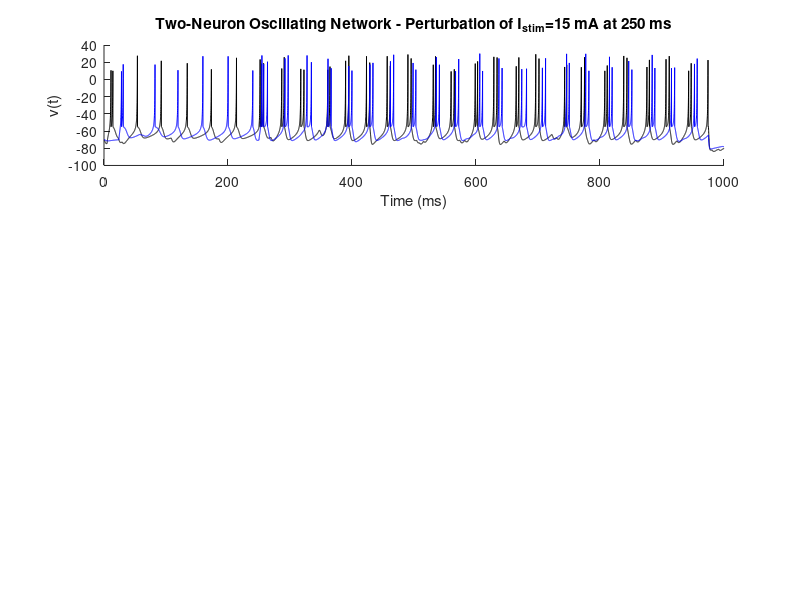

Write MATLAB code to recreate this figure. (Note: this script raises an error after producing the figure.)
clear; clc
format short g

% Initialize Parameters
% Time (ms)
dt = 0.1;
tstop = 1000;
tvec = 0:dt:tstop;
delay = 5;

% Istim
Istim = zeros(1,length(tvec));
Istim(5/dt+1:end) = 8;
Istim((tstop-100)/dt+1:end)= 0;

% ODE parameters
a = 0.02; % time scale of recovery variable u
b = 0.2; % sensitivity of recovery variable u to subthreshold fluctuations of membrane potential v
c = -55; % after-spike reset value of membrane potential v caused by fast high-threshold K+ conductances
d = 4; % after-spike reset of recovery variable u caused by slow high-threshold Na+ and K+ conductances
v0 = -70;
u = b * v0;

%% ----------------- PART 6: PERTURBATION OF THE SYSTEM -------------------
% Perturbation 1
u = b * c * ones (1,2);
% Iterate through time loop
v = repmat([c zeros(1,length(tvec)-1)],[1 2]);
ps = @(t,pmax,taus) pmax*t.*exp(1-t/taus)/taus;

count = 1;
for var2 = 4
    for var3 = 3
        pmax = [var2 1];
        taus = [var3 5];
        Ps = [ps(tvec,pmax(1),taus(1)); ps(tvec,pmax(2),taus(2))];
        Ps(Ps<0) = 0;
        
        for var1=19
            clear v u Istim
            v = [repmat(v0,[1,2]); zeros(numel(tvec)-1,2)];
            u = ones(1,2) * (b * v0);
            
            Ps = [ps(tvec,pmax(1),taus(1)); ps(tvec,pmax(2),taus(2))];
            Ps(Ps<0) = 0;
            
            Istim = zeros(2,length(tvec));
            Istim(1,5/dt+1:end) = 8;
            Istim(2,(5+var1)/dt+1:end) = 8;
            Istim(:,250/dt+1:end) = 15; % add perturbation
            Istim(:,(tstop-25)/dt+1:end) = 0;
            
            for k = 2:length(tvec)
                v(k,1) = v(k-1,1) + dt*(0.04*v(k-1,1)^2+5*v(k-1,1)+140-u(1)+Istim(1,k)-Ps(1,k));
                v(k,2) = v(k-1,2) + dt*(0.04*v(k-1,2)^2+5*v(k-1,2)+140-u(2)+Istim(2,k)-Ps(2,k));
                
                u(1) = u(1) + dt*a*(b*v(k-1,1) - u(1));
                u(2) = u(2) + dt*a*(b*v(k-1,2) - u(2));
                
                % AP spike on Neuron 1
                if v(k,1) >= 30
                    v(k,1) = c;
                    u(1) = u(1) + d;
                    newPS = ps(tvec-tvec(k),pmax(1),taus(1));
                    newPS(newPS<0) = 0;
                    Ps(1,k:end) = Ps(1,k:end) + newPS(1:length(Ps(1,k:end)));
                    clear newPS
                end
                
                % AP spike on Neuron 2
                if v(k,2) >= 30
                    v(k,2) = c;
                    u(2) = u(2) + d;
                    newPS = ps(tvec-tvec(k),pmax(2),taus(2));
                    newPS(newPS<0) = 0;
                    Ps(2,k:end) = Ps(2,k:end) + newPS(1:length(Ps(2,k:end)));
                    clear newPS
                end
                
                %     if mod(k,25)==0; fprintf([num2str(k),'\n']); end
            end
            
            % Plot Figure
            figure(4); clf; hold on
            subplot(3,1,1); hold on
            plot(tvec,v(:,1),'k')
            plot(tvec,v(:,2),'b')
            %         vline(30)
            %         vline(122)
            xlabel('Time (ms)'); ylabel('v(t)')
            title(['Two-Neuron Oscillating Network - Perturbation of I_{stim}=15 mA at 250 ms'])
            setfont; axis tight;
            
            subplot(3,1,2); hold on
            plot(tvec,Istim)
            xlabel('Time (ms)'); ylabel('I_{stim}(t)')
            setfont; axis([0 max(tvec) 0 1.1*max(max(Istim))]);
            
            subplot(3,1,3); hold on
            plot(tvec,Ps(1,:),'k')
            plot(tvec,Ps(2,:),'b')
            xlabel('Time (ms)'); ylabel('P_s(t)')
            legend('Neuron 1','Neuron 2')
            setfont; axis tight;
            print -dpng bme515_hw1_part6_1.png
            
            %             fprintf(sprintf('%g %g %g \n',var1, var2, var3))
            %             keyboard
            %% -------------- QUANTIFICATION OF THE OSCILLATION ---------------
            timeBlock = [25/dt : (tstop-25)/dt];
            [pks1,locs1] = findpeaks(v(timeBlock,1),'minpeakheight',0);
            [pks2,locs2] = findpeaks(v(timeBlock,2),'minpeakheight',0);
            
            for k = 1:floor(length(locs1)/2)-1
                period1(k) = (timeBlock(locs1(2*(k+1)-1))-timeBlock(locs1(2*k-1))) * dt *1e-3; % ms -> s
                %     fprintf(sprintf('Neuron 1: period of %g ms\n',period1(k)))
            end
            
            for k = 1:floor(length(locs2)/2)-1
                period2(k) = (timeBlock(locs2(2*(k+1)-1))-timeBlock(locs2(2*k-1))) * dt * 1e-3; % ms -> s
                %     fprintf(sprintf('Neuron 2: period of %g ms\n',period2(k)))
            end
            
            % fprintf(sprintf('Neuron 1: mean period of %g ms\n',mean(period1(:))))
            % fprintf(sprintf('Neuron 2: mean period of %g ms\n',mean(period2(:))))
            
            
            % Phase Offset
            avgFreq = 1 ./ [mean(period1*1e-3) mean(period2*1e-3)];
            timeloc = [1:min(length(period1),length(period2))];
            for k = 1:length(timeloc)
                timeDifference(k) = [locs1(timeloc(k)) - locs2(timeloc(k))] * dt * 1e-3;
            end
            
            for k = 1:length(timeloc)
                offset(k) = [timeDifference(k)/period2(k)] * 360;
            end
            
            fprintf(sprintf('%2.2f \n', sum(sqrt((offset-180).^2)) ))
            cost(count,:) = [var1 var2 var3 sum(sqrt((offset-180).^2)) ];
            count=count+1;
        end
    end
end

% Perturbation 2
u = b * c * ones (1,2);
% Iterate through time loop
v = repmat([c zeros(1,length(tvec)-1)],[1 2]);
ps = @(t,pmax,taus) pmax*t.*exp(1-t/taus)/taus;

count = 1;
for var2 = 4
    for var3 = 3
        pmax = [var2 1];
        taus = [var3 5];
        Ps = [ps(tvec,pmax(1),taus(1)); ps(tvec,pmax(2),taus(2))];
        Ps(Ps<0) = 0;
        
        for var1=19
            clear v u Istim
            v = [repmat(v0,[1,2]); zeros(numel(tvec)-1,2)];
            u = ones(1,2) * (b * v0);
            
            Ps = [ps(tvec,pmax(1),taus(1)); ps(tvec,pmax(2),taus(2))];
            Ps(Ps<0) = 0;
            
            Istim = zeros(2,length(tvec));
            Istim(1,5/dt+1:end) = 8;
            Istim(2,(5+var1)/dt+1:end) = 8;
            Istim(:,250/dt+1:end) = 2; % negative perturbation
            Istim(:,(tstop-25)/dt+1:end) = 0;
            
            for k = 2:length(tvec)
                v(k,1) = v(k-1,1) + dt*(0.04*v(k-1,1)^2+5*v(k-1,1)+140-u(1)+Istim(1,k)-Ps(1,k));
                v(k,2) = v(k-1,2) + dt*(0.04*v(k-1,2)^2+5*v(k-1,2)+140-u(2)+Istim(2,k)-Ps(2,k));
                
                u(1) = u(1) + dt*a*(b*v(k-1,1) - u(1));
                u(2) = u(2) + dt*a*(b*v(k-1,2) - u(2));
                
                % AP spike on Neuron 1
                if v(k,1) >= 30
                    v(k,1) = c;
                    u(1) = u(1) + d;
                    newPS = ps(tvec-tvec(k),pmax(1),taus(1));
                    newPS(newPS<0) = 0;
                    Ps(1,k:end) = Ps(1,k:end) + newPS(1:length(Ps(1,k:end)));
                    clear newPS
                end
                
                % AP spike on Neuron 2
                if v(k,2) >= 30
                    v(k,2) = c;
                    u(2) = u(2) + d;
                    newPS = ps(tvec-tvec(k),pmax(2),taus(2));
                    newPS(newPS<0) = 0;
                    Ps(2,k:end) = Ps(2,k:end) + newPS(1:length(Ps(2,k:end)));
                    clear newPS
                end
                
                %     if mod(k,25)==0; fprintf([num2str(k),'\n']); end
            end
            
            % Plot Figure
            figure(4); clf; hold on
            subplot(3,1,1); hold on
            plot(tvec,v(:,1),'k')
            plot(tvec,v(:,2),'b')
            %         vline(30)
            %         vline(122)
            xlabel('Time (ms)'); ylabel('v(t)')
            title(['Two-Neuron Oscillating Network - Perturbation of I_{stim}=2 mA at 250 ms'])
            setfont; axis tight;
            
            subplot(3,1,2); hold on
            plot(tvec,Istim)
            xlabel('Time (ms)'); ylabel('I_{stim}(t)')
            setfont; axis([0 max(tvec) 0 1.1*max(max(Istim))]);
            
            subplot(3,1,3); hold on
            plot(tvec,Ps(1,:),'k')
            plot(tvec,Ps(2,:),'b')
            xlabel('Time (ms)'); ylabel('P_s(t)')
            legend('Neuron 1','Neuron 2')
            setfont; axis tight;
            print -dpng bme515_hw1_part6_2.png
            
            %             fprintf(sprintf('%g %g %g \n',var1, var2, var3))
            %             keyboard
            %% -------------- QUANTIFICATION OF THE OSCILLATION ---------------
            timeBlock = [25/dt : (tstop-25)/dt];
            [pks1,locs1] = findpeaks(v(timeBlock,1),'minpeakheight',0);
            [pks2,locs2] = findpeaks(v(timeBlock,2),'minpeakheight',0);
            
            clear period1 period2 offset
            for k = 1:floor(length(locs1)/2)-1
                period1(k) = (timeBlock(locs1(2*(k+1)-1))-timeBlock(locs1(2*k-1))) * dt *1e-3; % ms -> s
                %     fprintf(sprintf('Neuron 1: period of %g ms\n',period1(k)))
            end
            
            for k = 1:floor(length(locs2)/2)-1
                period2(k) = (timeBlock(locs2(2*(k+1)-1))-timeBlock(locs2(2*k-1))) * dt * 1e-3; % ms -> s
                %     fprintf(sprintf('Neuron 2: period of %g ms\n',period2(k)))
            end
            
            % fprintf(sprintf('Neuron 1: mean period of %g ms\n',mean(period1(:))))
            % fprintf(sprintf('Neuron 2: mean period of %g ms\n',mean(period2(:))))
            
            
            % Phase Offset
            avgFreq = 1 ./ [mean(period1*1e-3) mean(period2*1e-3)];
            timeloc = [1:min(length(period1),length(period2))];
            for k = 1:length(timeloc)
                timeDifference(k) = [locs1(k) - locs2(k)] * dt * 1e-3;
            end
            
            for k = 1:length(timeloc)
                offset(k) = [timeDifference(k)/period2(k)] * 360;
            end
            
            fprintf(sprintf('%2.2f \n', sum(sqrt((offset-180).^2)) ))
            cost(count,:) = [var1 var2 var3 sum(sqrt((offset-180).^2)) ];
            count=count+1;
        end
    end
end
